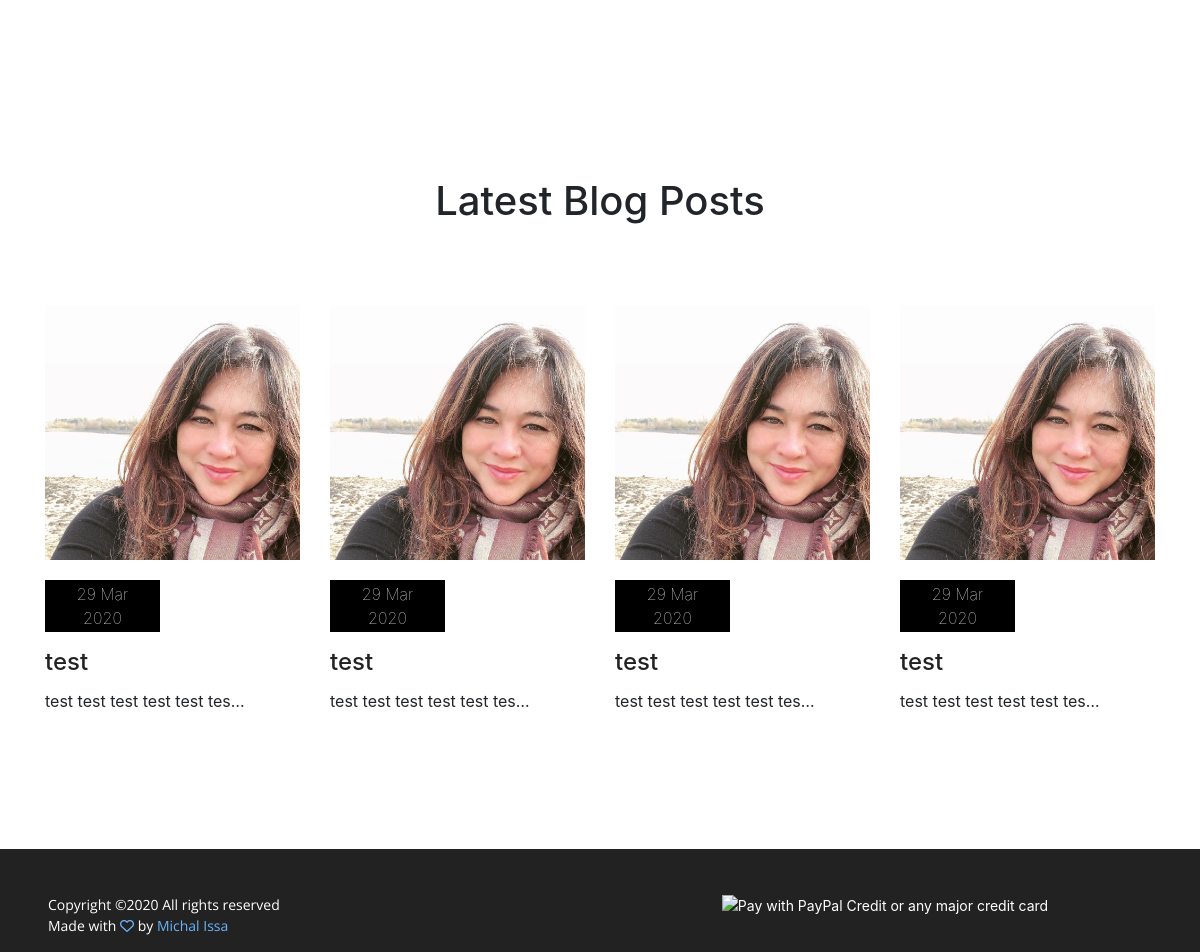
The app's page / (lower part), older data.
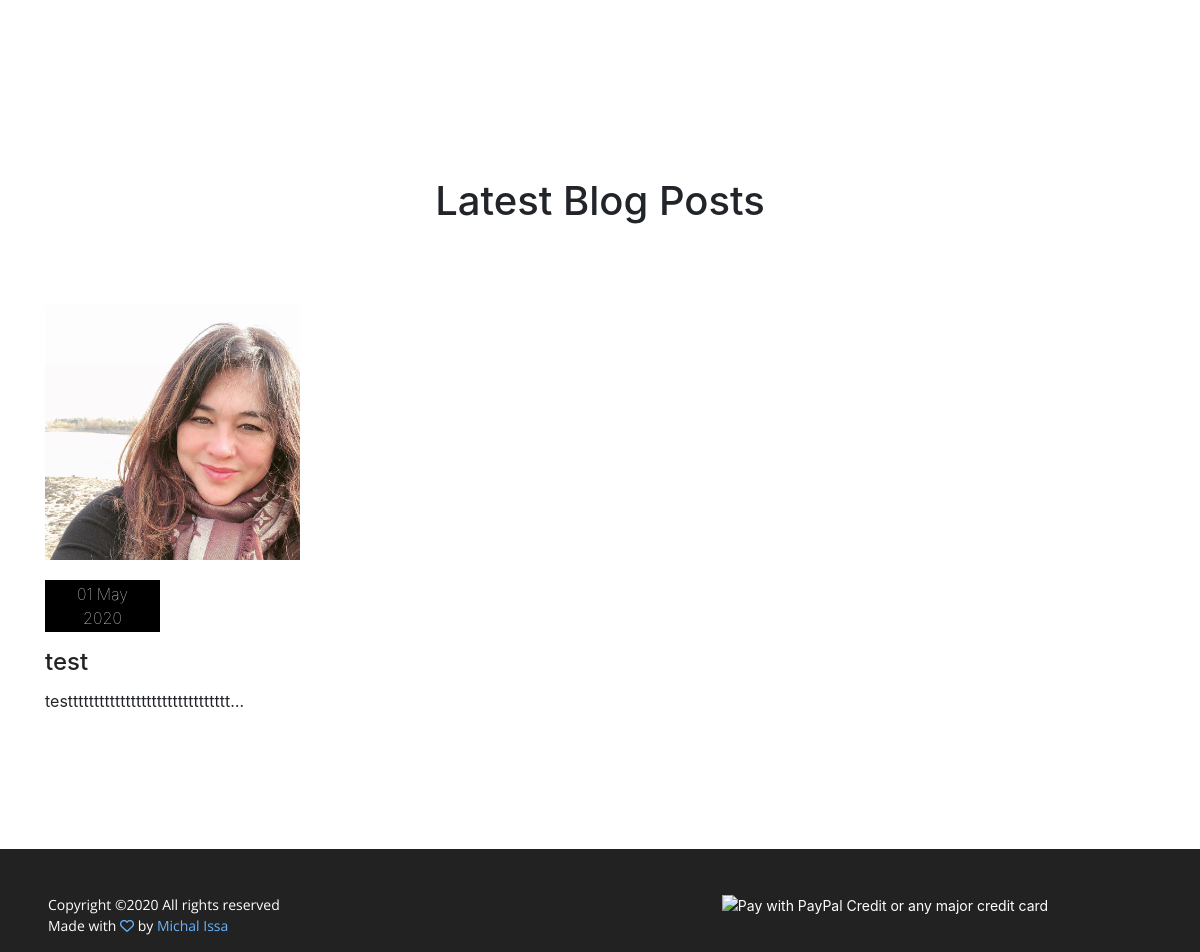
The same page, newer data.
### app/models.py (models this page shows, shortened)
class Posts(db.Model):
    __searchable__  = ['title', 'content']
    id = db.Column(db.Integer, primary_key=True)
    title = db.Column(db.String(100))
    content = db.Column(db.String(80000))
    youtube_link = db.Column(db.String(30))
    image_path = db.Column(db.String(100))
    posted_time = db.Column(db.DateTime, default=datetime.utcnow, index=True)
    comments = db.relationship('Comment', backref='posts', cascade="all, delete-orphan", lazy='dynamic', primaryjoin="Posts.id == Comment.parent_id")

### app/routes/main.py (the view)
@main.route("/")
def index():
    posts = Posts.query.order_by(desc(Posts.posted_time)).limit(4)
    return render_template("index.html", posts=posts)

### app/routes/main.py (called while the page is built)
@main.after_request
def after_request(response):
    response.headers["Cache-Control"] = "no-cache, no-store, must-revalidate"
    response.headers["Expires"] = 0
    response.headers["Pragma"] = "no-cache"
    return response

### app/templates/index.html (shortened to what this page needs)
{% extends "layout.html" %}
{% block main %}
		<pre>
		</pre>
			<section class="fashion-area section-gap" id="fashion">
				<div class="container">
					<div class="row d-flex justify-content-center">
						<div class="menu-content pb-70 col-lg-8">
							<div class="title text-center">
								<h1 class="mb-10">Latest Blog Posts</h1>
							</div>
						</div>
					</div>
					<div class="row">
						{% for post in posts %}
						<div class="col-lg-3 col-md-6 single-fashion">
							<img class="img-fluid" src="static/img/l3.jpg" alt="">
							<p class="date">{{post.posted_time.strftime('%d')}} {{post.posted_time.strftime('%B')[:3]}} {{post.posted_time.strftime('%Y')}}</p>
							<h4><a href="{{url_for('blog.post', post_id=post.id)}}">{{ post.title }}</a></h4>
							<p style="width: 200px; white-space: nowrap; overflow:hidden;text-overflow: ellipsis;">
								{{ post.content }}
							</p>
						</div>
						{% endfor %}
					</div>
				</div>
			</section>
{% endblock %}

Row changes from the older to the newer data that the page shows:
removed Posts: posted_time "29", posted_time "Mar", posted_time "2020", title "test", content "test test test test test tes…"
removed Posts: posted_time "29", posted_time "Mar", posted_time "2020", title "test", content "test test test test test tes…"
removed Posts: posted_time "29", posted_time "Mar", posted_time "2020", title "test", content "test test test test test tes…"
removed Posts: posted_time "29", posted_time "Mar", posted_time "2020", title "test", content "test test test test test tes…"
now on this page (row edited): Posts: posted_time "01", posted_time "May", posted_time "2020", title "test", content "testtttttttttttttttttttttttttttttt…"
